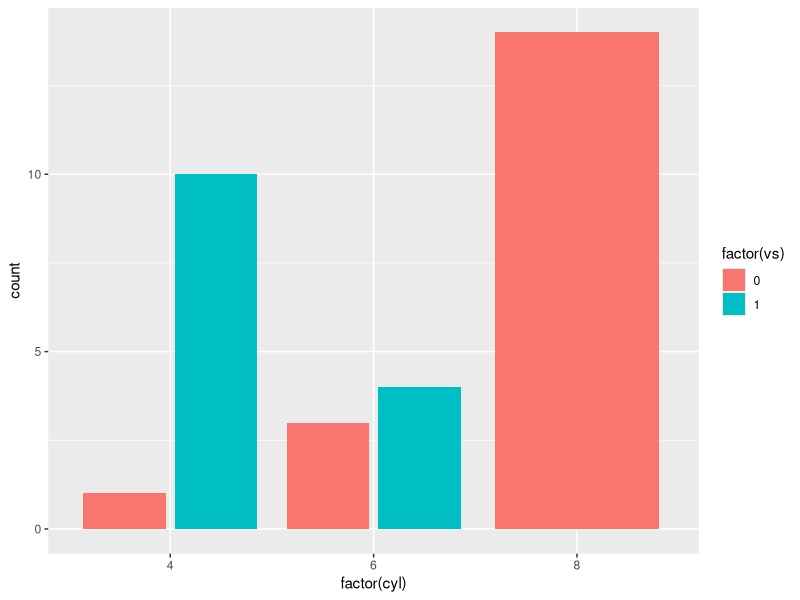
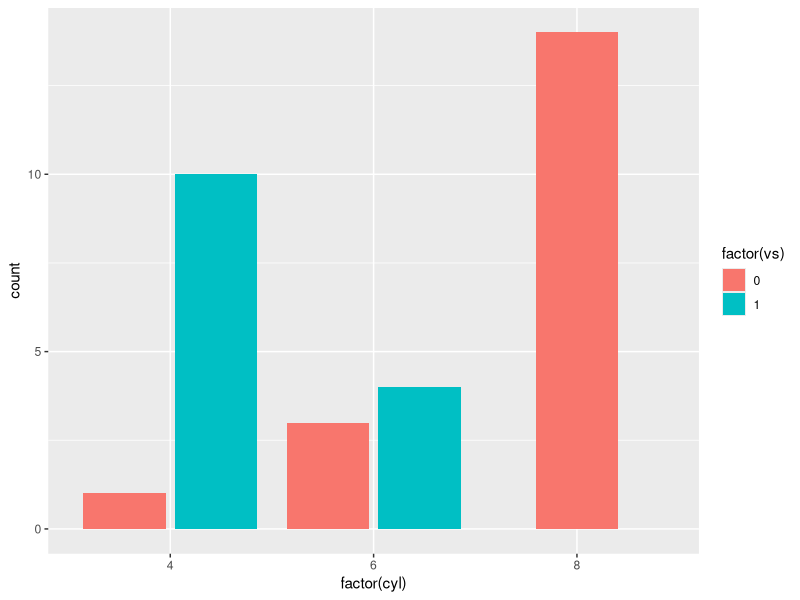
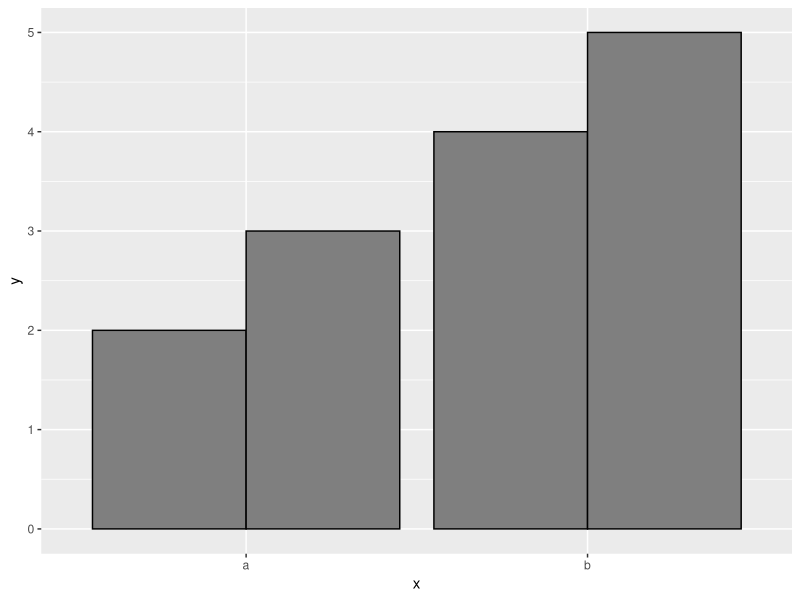
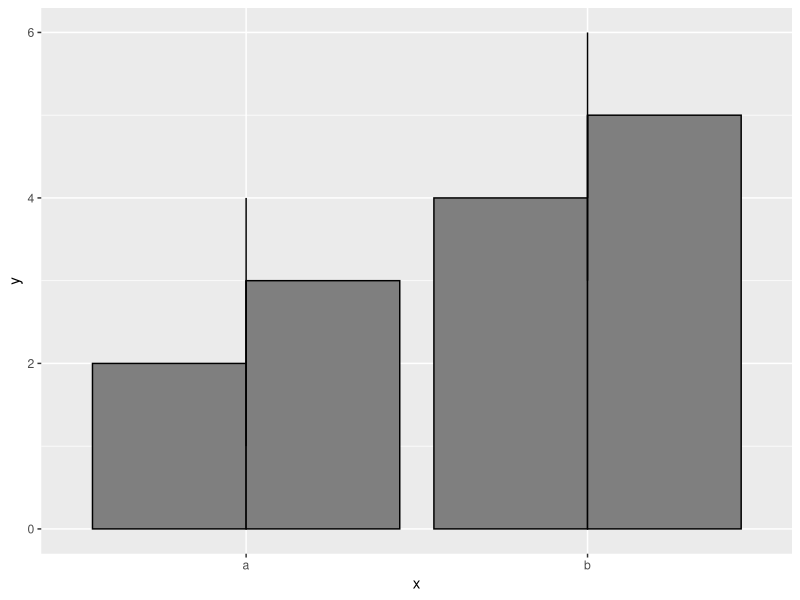
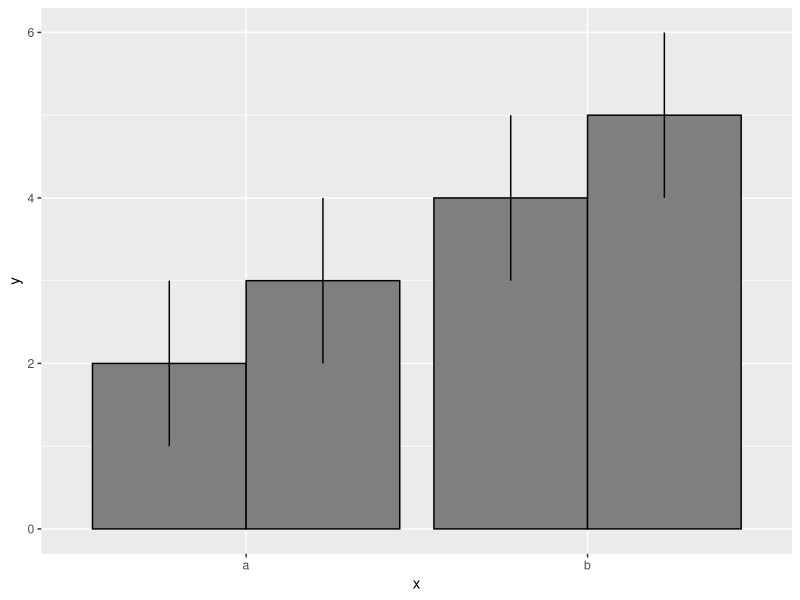
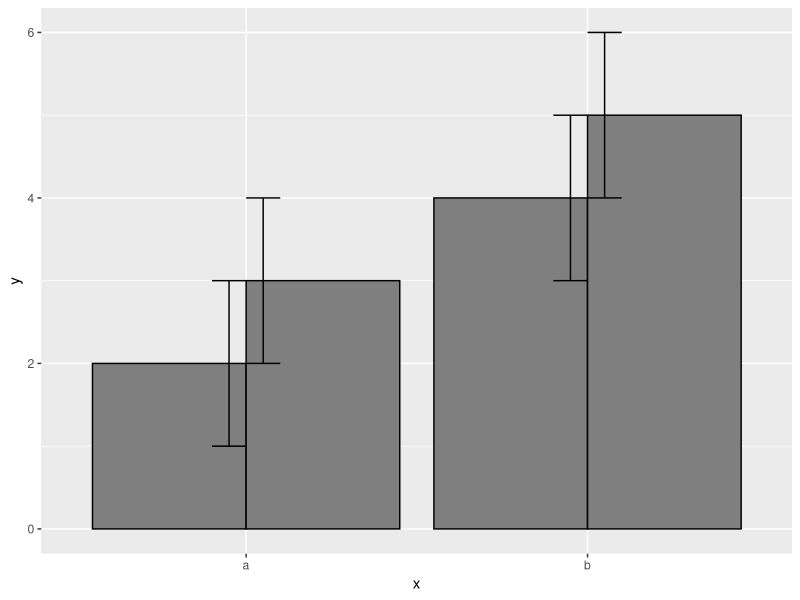
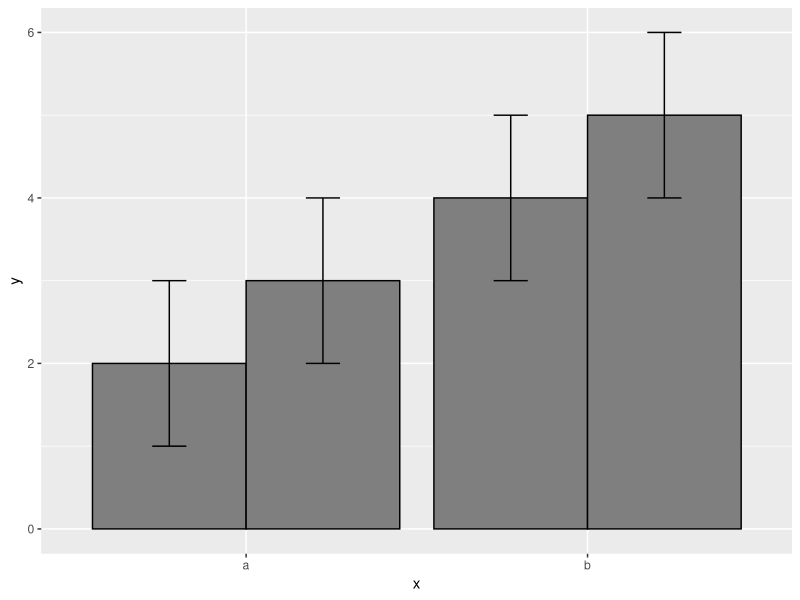
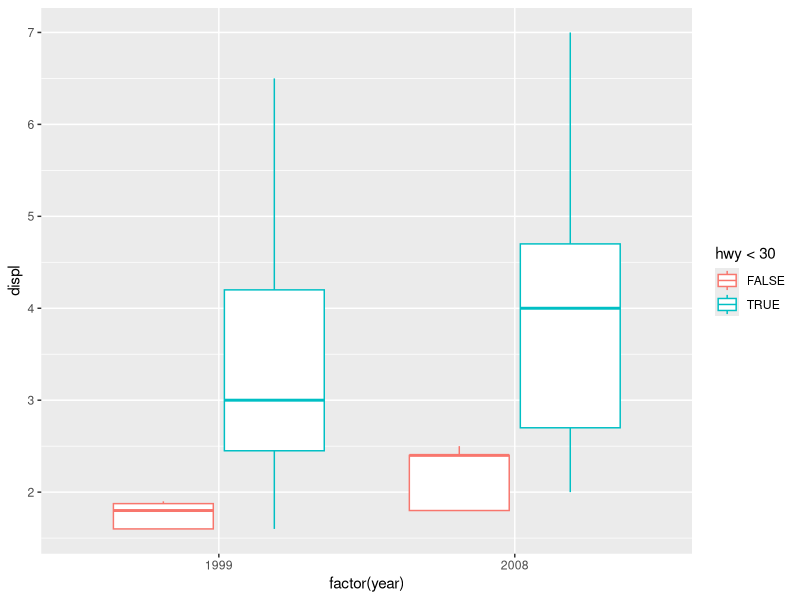

These charts were generated, in order, by the following R code:
library(ggplot2)


### Name: position_dodge
### Title: Dodge overlapping objects side-to-side
### Aliases: position_dodge position_dodge2

### ** Examples

ggplot(mtcars, aes(factor(cyl), fill = factor(vs))) +
  geom_bar(position = "dodge2")

# By default, dodging with `position_dodge2()` preserves the total width of
# the elements. You can choose to preserve the width of each element with:
ggplot(mtcars, aes(factor(cyl), fill = factor(vs))) +
  geom_bar(position = position_dodge2(preserve = "single"))

## No test: 
##D ggplot(diamonds, aes(price, fill = cut)) +
##D   geom_histogram(position="dodge2")
##D # see ?geom_bar for more examples
##D 
##D # In this case a frequency polygon is probably a better choice
##D ggplot(diamonds, aes(price, colour = cut)) +
##D   geom_freqpoly()
## End(No test)

# Dodging with various widths -------------------------------------
# To dodge items with different widths, you need to be explicit
df <- data.frame(
  x = c("a","a","b","b"),
  y = 2:5,
  g = rep(1:2, 2)
)
p <- ggplot(df, aes(x, y, group = g)) +
  geom_col(position = "dodge", fill = "grey50", colour = "black")
p

# A line range has no width:
p + geom_linerange(aes(ymin = y - 1, ymax = y + 1), position = "dodge")

# So you must explicitly specify the width
p + geom_linerange(
  aes(ymin = y - 1, ymax = y + 1),
  position = position_dodge(width = 0.9)
)

# The same principle applies to error bars, which are usually
# narrower than the bars
p + geom_errorbar(
  aes(ymin = y - 1, ymax = y + 1),
  width = 0.2,
  position = "dodge"
)
p + geom_errorbar(
  aes(ymin = y - 1, ymax = y + 1),
  width = 0.2,
  position = position_dodge(width = 0.9)
)

# Box plots use position_dodge2 by default, and bars can use it too
ggplot(mpg, aes(factor(year), displ)) +
  geom_boxplot(aes(colour = hwy < 30))

ggplot(mpg, aes(factor(year), displ)) +
  geom_boxplot(aes(colour = hwy < 30), varwidth = TRUE)

ggplot(mtcars, aes(factor(cyl), fill = factor(vs))) +
  geom_bar(position = position_dodge2(preserve = "single"))

ggplot(mtcars, aes(factor(cyl), fill = factor(vs))) +
  geom_bar(position = position_dodge2(preserve = "total"))



